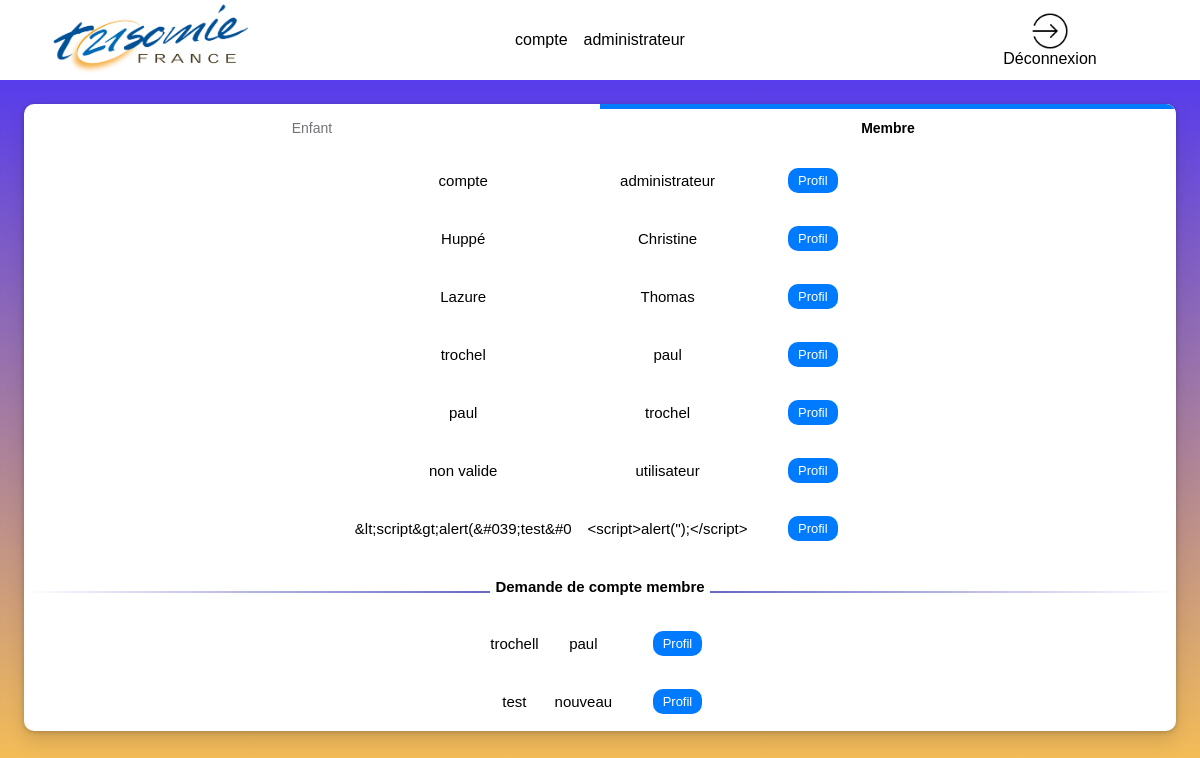
The app's page /modif_mdp.php (signed in), older data.
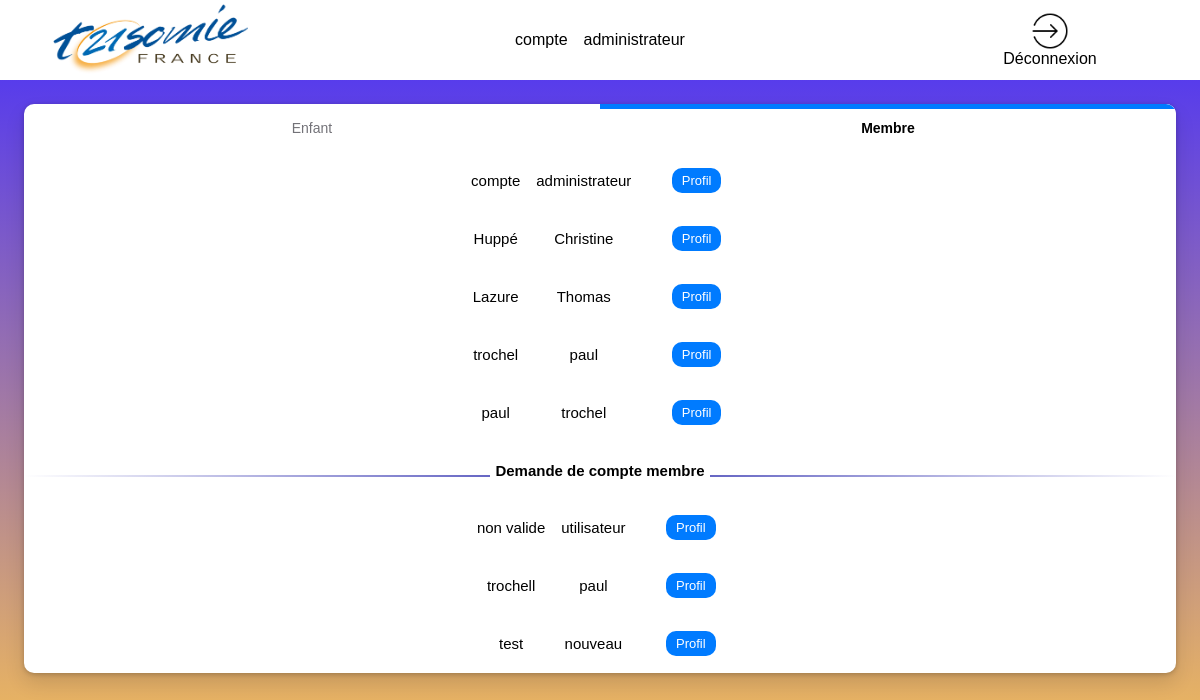
The same page, newer data.
### tables this page shows
CREATE TABLE `membre` (
  `id_membre` int(11) NOT NULL,
  `nom` varchar(50) NOT NULL,
  `prenom` varchar(50) NOT NULL,
  `adresse` varchar(100) DEFAULT NULL,
  `code_postal` char(5) DEFAULT NULL,
  `ville` varchar(50) DEFAULT NULL,
  `courriel` varchar(50) DEFAULT NULL,
  `date_naissance` date NOT NULL,
  `mdp` varchar(500) DEFAULT NULL,
  `pro` tinyint(1) DEFAULT NULL,
  `compte_valide` tinyint(1) DEFAULT NULL,
  `role_user` int(1) NOT NULL
);

### modif_mdp.php (the view, shortened to what this page needs)
<!DOCTYPE html>
<html lang="fr" style="font-family: Arial,sans-serif;">
<?php
try {
    $linkpdo = new PDO("mysql:host=localhost;dbname=bddsae", "root", "");
}
catch (Exception $e) {
    die('Erreur : ' . $e->getMessage());
}
?>
<head>
    <link rel="stylesheet" href="style_page_certif_account.css">
    <link rel="stylesheet" href="https://use.fontawesome.com/releases/v5.8.1/css/all.css">
</head>
<body>
    <header>
        <img class="logo-association" src="/sae-but2-s1/img/logo_trisomie.png" alt="logo de l'association">
        <?php
        $mail =  $_SESSION['login_user'];
        try {
            $res = $linkpdo->query("SELECT nom, prenom FROM membre where courriel='$mail'");
        } catch (Exception $e) {
            die('Erreur : ' . $e->getMessage());
        }
        $double_tab = $res->fetchAll();
        $nombre_ligne = $res->rowCount();
        echo "<table>";
        for ($i = 0; $i < $nombre_ligne; $i++) {
            echo "<tr>";
            for ($y = 0; $y < 2; $y++) {
                echo "<td>";
                print_r($double_tab[$i][$y]);
                echo "</td>";
            }
            echo "</tr>";
        }
        echo "</table>";
        ?>
         <div onclick="window.location.href ='logout.php';" class="h-deconnexion">
            <img class="img-deco" src="img/deconnexion.png" alt="Déconnexion"> Déconnexion
        </div>
    </header>
    <main>
        <nav class="left-contenu">
            <?php
            if($_SESSION["role_user"]!=2){
                echo'<ul class="scrolling-tabs nav-links gl-display-flex gl-flex-grow-1 gl-w-full nav gl-tabs-nav nav gl-tabs-nav">';
               echo'<li class="nav-item">';
               echo'<a class="nav-link gl-tab-nav-item" data-placement="right" href="page_admin.php">Enfant</a>';
               echo'</li>';
                echo'<li class="nav-item">';
                echo'<a data-placement="" class="shortcuts-activity nav-link gl-tab-nav-item active gl-tab-nav-item-active" href="page_certif_compte.php">Membre</a>';
                echo'</li>';
                echo'</ul>';
            }
                    try {
                        $res = $linkpdo->query("SELECT * FROM `membre` WHERE compte_valide= 1;");
                    } catch (Exception $e) {
                        die('Erreur : ' . $e->getMessage());
                    }
                    $double_tab = $res->fetchAll();
                    $nombre_ligne = $res->rowCount();
                    echo "<table class='no-break'>";
                    for ($i = 0; $i < $nombre_ligne; $i++) {
                        echo "<tr>";
                        for ($y = 1; $y < 3; $y++) {
                            echo "<td>";
                            print_r($double_tab[$i][$y]);
                            echo "</td>";
                        }
                        $identifiant = $double_tab[$i][0];
                        echo '<td>';
                            echo '</td>';
                            echo "<td class=\"Profil\" >";
                                echo '<a href="page_certif_compte.php?idv='.$identifiant.'"><button class="acceder">Profil</button></a>';
                            echo "</td>";
                        echo "</tr>";
                    }
                    echo "</table>";
                    echo "<div class='divider'><span></span><span>Demande de compte membre</span><span></span></div>";
                    try {
                        $res = $linkpdo->query("SELECT * FROM `membre` WHERE compte_valide= 0;");
                    } catch (Exception $e) {
                        die('Erreur : ' . $e->getMessage());
                    }
                    $double_tab = $res->fetchAll();
                    $nombre_ligne = $res->rowCount();
                    echo "<table>";
                    for ($i = 0; $i < $nombre_ligne; $i++) {
                        echo "<tr>";
                        for ($y = 1; $y < 3; $y++) {
                            echo "<td>";
                            print_r($double_tab[$i][$y]);
                            echo "</td>";
                        }
                        $identifiant = $double_tab[$i][0];
                        echo '<td>';
                        echo '</td>';
                        echo "<td class=\"Profil2\" >";
                        echo '<a href="page_certif_compte.php?id=' . $identifiant . '"><button class="acceder">Profil</button></a>';
                        echo "</td>";
                        echo "</tr>";
                    }
                    echo "</table>";
                    ?>
        </nav>
    </main>
</body>
</html>

Row changes from the older to the newer data that the page shows:
removed membre: value "&lt;script&gt;alert(&#039;test&#0", value "<script>alert('');</script>"
Text that changed along with them:
new list line: "non valide"
new list line: "utilisateur"
list line gone: "non valide"
list line gone: "utilisateur"
